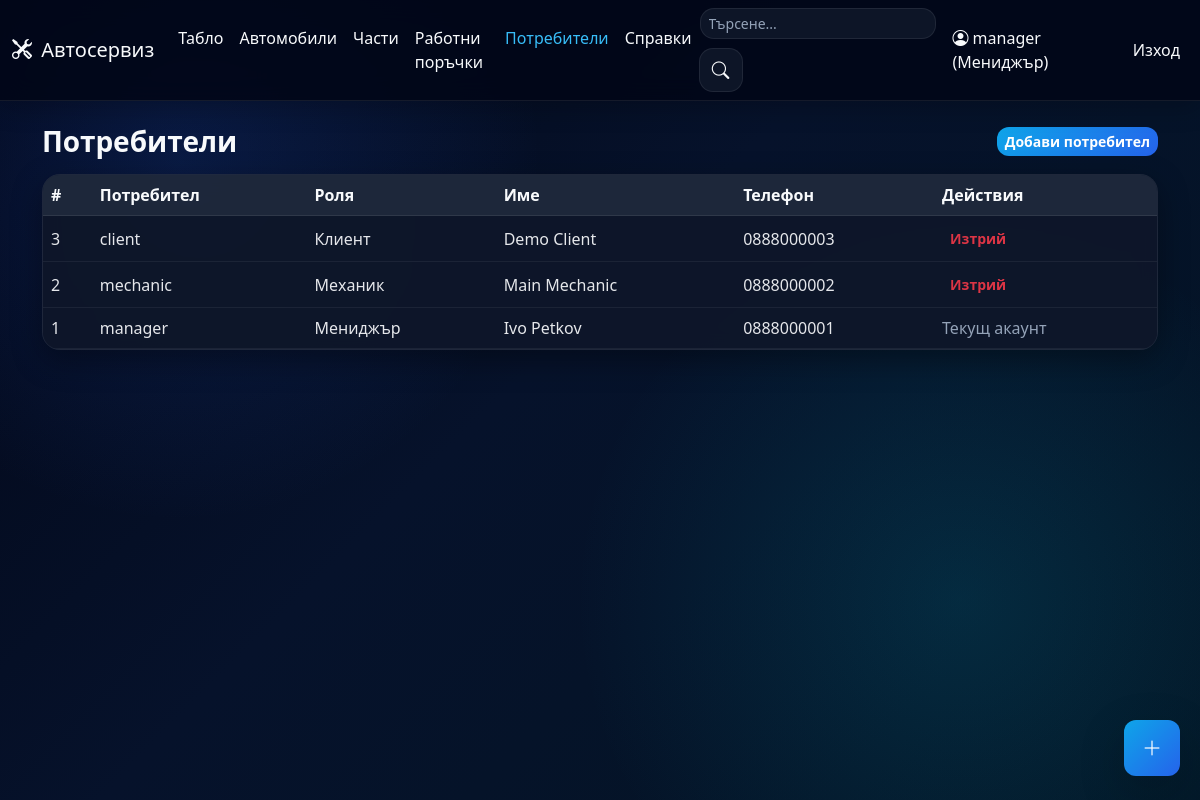
Page /users (signed in) on the earlier database version.
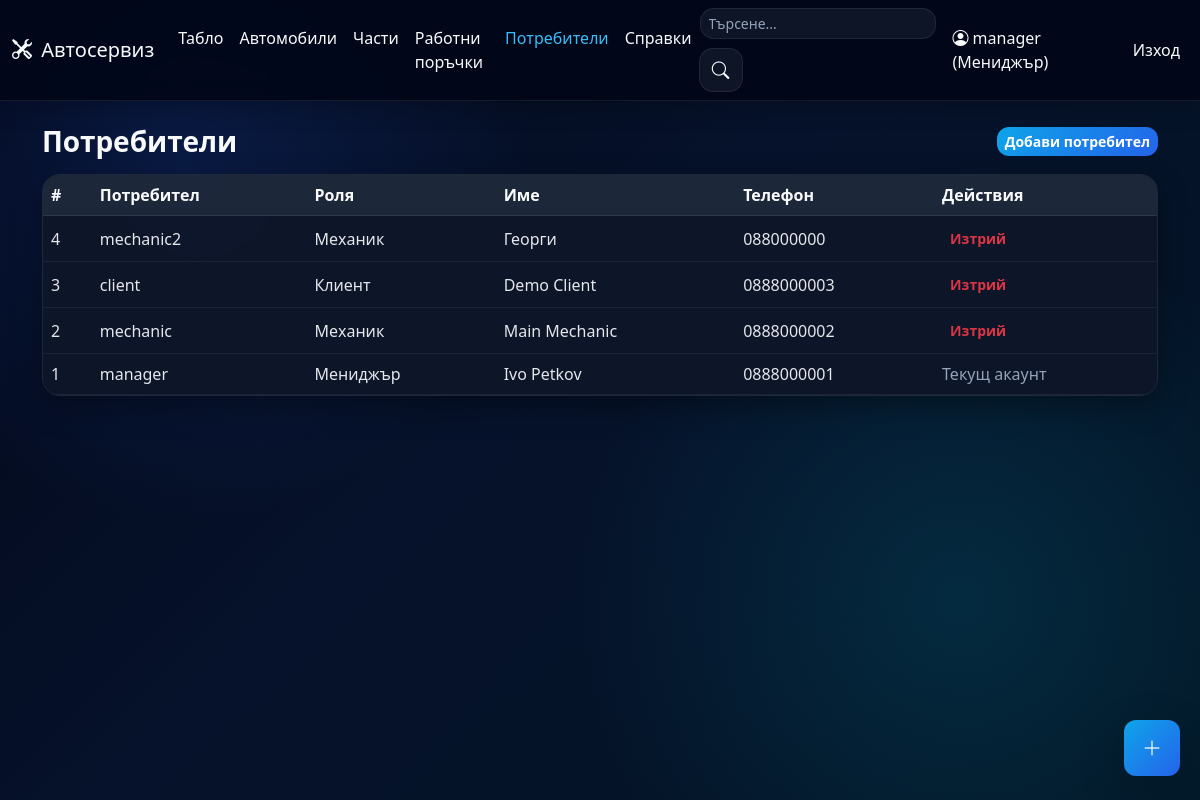
Same page on the later database version.
### app/models.py (models this page shows, shortened)
class User(UserMixin, db.Model):
    id = db.Column(db.Integer, primary_key=True)
    username = db.Column(db.String(80), unique=True, nullable=False)
    password_hash = db.Column(db.String(255), nullable=False)
    role = db.Column(db.String(20), nullable=False, default='client')
    full_name = db.Column(db.String(120))
    phone = db.Column(db.String(30))
    created_at = db.Column(db.DateTime, default=datetime.now)
    cars = db.relationship('Car', backref='user', lazy=True)

### app/routes_admin.py (the view, shortened to what this page needs)
    @app.route('/users', methods=['GET', 'POST'])
    @role_required('manager')
    def manage_users():
        users = User.query.order_by(User.created_at.desc()).all()
        return render_template('users.html', users=users)

### app/route_support.py (called while the page is built)
def register_template_helpers(app):
    @app.context_processor
    def inject_status_helpers():
        return {
            'status_label': status_label,
            'status_badge': status_badge,
            'status_meta': STATUS_META,
            'role_label': role_label,
            'pdf_export_enabled': pdf_export_available(),
        }

def role_required(*roles):
    def decorator(fn):
        @wraps(fn)
        @login_required
        def wrapper(*args, **kwargs):
            if current_user.role not in roles:
                flash('Нямате достъп до тази страница.', 'danger')
                return redirect(url_for('dashboard'))
            return fn(*args, **kwargs)
        return wrapper
    return decorator

def role_label(role: str) -> str:
    return ROLE_META.get(role, role)

def pdf_export_available() -> bool:
    try:
        load_pdf_dependencies()
    except ImportError:
        return False
    return True

### app/templates/users.html (shortened to what this page needs)
{% extends "base.html" %}
{% block content %}
<div class="d-flex justify-content-between align-items-center mb-3 flex-wrap gap-2">
  <h3 class="mb-0">Потребители</h3>
  <button class="btn btn-sm btn-primary" data-bs-toggle="collapse" data-bs-target="#addUserForm">Добави потребител</button>
</div>
<div class="card">
  <div class="card-body p-0">
    <div class="table-responsive">
      <table class="table align-middle mb-0">
        <thead>
          <tr>
            <th>#</th>
            <th>Потребител</th>
            <th>Роля</th>
            <th>Име</th>
            <th>Телефон</th>
            <th>Действия</th>
          </tr>
        </thead>
        <tbody>
          {% for user in users %}
          <tr>
            <td>{{ user.id }}</td>
            <td>{{ user.username }}</td>
            <td>{{ role_label(user.role) }}</td>
            <td>{{ user.full_name or '-' }}</td>
            <td>{{ user.phone or '-' }}</td>
            <td>
              {% if user.id != current_user.id %}
              <form method="post" action="{{ url_for('delete_user', user_id=user.id) }}" onsubmit="return confirm('Изтриване на потребителя?');">
                <button class="btn btn-sm btn-outline-danger">Изтрий</button>
              </form>
              {% else %}
              <span class="text-muted">Текущ акаунт</span>
              {% endif %}
            </td>
          </tr>
          {% endfor %}
        </tbody>
      </table>
    </div>
  </div>
</div>
{% endblock %}

### app/templates/base.html (shortened to what this page needs)
<!doctype html>
<html lang="bg">
<head>
  <link href="https://cdn.jsdelivr.net/npm/bootstrap@5.3.3/dist/css/bootstrap.min.css" rel="stylesheet">
  <link rel="stylesheet" href="https://cdn.jsdelivr.net/npm/bootstrap-icons@1.11.3/font/bootstrap-icons.min.css">
  <link rel="stylesheet" href="{{ url_for('static', filename='css/styles.css') }}">
</head>
<body>
<nav class="navbar navbar-expand-lg sticky-top">
  <div class="container-fluid">
    <a class="navbar-brand" href="{{ url_for('landing') if not current_user.is_authenticated else url_for('dashboard') }}">
      <i class="bi bi-tools me-1"></i> Автосервиз
    </a>
    <div class="collapse navbar-collapse" id="navMenu">
      {% if current_user.is_authenticated %}
      <ul class="navbar-nav me-auto mb-2 mb-lg-0">
        <li class="nav-item"><a class="nav-link {% if request.path.startswith('/dashboard') %}active{% endif %}" href="{{ url_for('dashboard') }}">Табло</a></li>
        <li class="nav-item"><a class="nav-link {% if request.path.startswith('/cars') %}active{% endif %}" href="{{ url_for('list_cars') }}">Автомобили</a></li>
        <li class="nav-item"><a class="nav-link {% if request.path.startswith('/parts') %}active{% endif %}" href="{{ url_for('list_parts') }}">Части</a></li>
        <li class="nav-item"><a class="nav-link {% if request.path.startswith('/work-orders') %}active{% endif %}" href="{{ url_for('list_work_orders') }}">Работни поръчки</a></li>
        {% if current_user.role == 'manager' %}
        <li class="nav-item"><a class="nav-link {% if request.path.startswith('/users') %}active{% endif %}" href="{{ url_for('manage_users') }}">Потребители</a></li>
        <li class="nav-item"><a class="nav-link {% if request.path.startswith('/reports') %}active{% endif %}" href="{{ url_for('reports') }}">Справки</a></li>
        {% endif %}
      </ul>
      {% endif %}
      <ul class="navbar-nav ms-auto align-items-center gap-2">
        {% if current_user.is_authenticated %}
        <li class="nav-item me-2 d-none d-md-block">
          <div class="input-group search-box">
            <input id="globalSearch" class="form-control form-control-sm" type="search" placeholder="Търсене...">
            <span class="input-group-text bg-white"><i class="bi bi-search"></i></span>
          </div>
        </li>
        <li class="nav-item"><span class="navbar-text"><i class="bi bi-person-circle"></i> {{ current_user.username }} ({{ role_label(current_user.role) }})</span></li>
        <li class="nav-item"><a class="nav-link text-danger" href="{{ url_for('logout') }}">Изход</a></li>
        {% else %}
        <li class="nav-item"><a class="nav-link" href="{{ url_for('login') }}">Вход</a></li>
        {% endif %}
      </ul>
    </div>
  </div>
</nav>
<div class="container py-4">
  {% block content %}{% endblock %}
</div>
{% if current_user.is_authenticated and current_user.role in ['manager', 'client'] %}
<button id="fabAdd" class="btn btn-primary btn-lg shadow-lg rounded-circle position-fixed d-flex align-items-center justify-content-center" style="right:20px;bottom:24px;width:56px;height:56px;z-index:1050;" data-bs-toggle="modal" data-bs-target="#fabModal" aria-label="Създай">
  <i class="bi bi-plus-lg" style="font-size:1.25rem"></i>
</button>
{% endif %}
</body>
</html>

Differences in the rows shown:
added User: id "4", username "mechanic2", role "Механик", full_name "Георги", phone "088000000"
